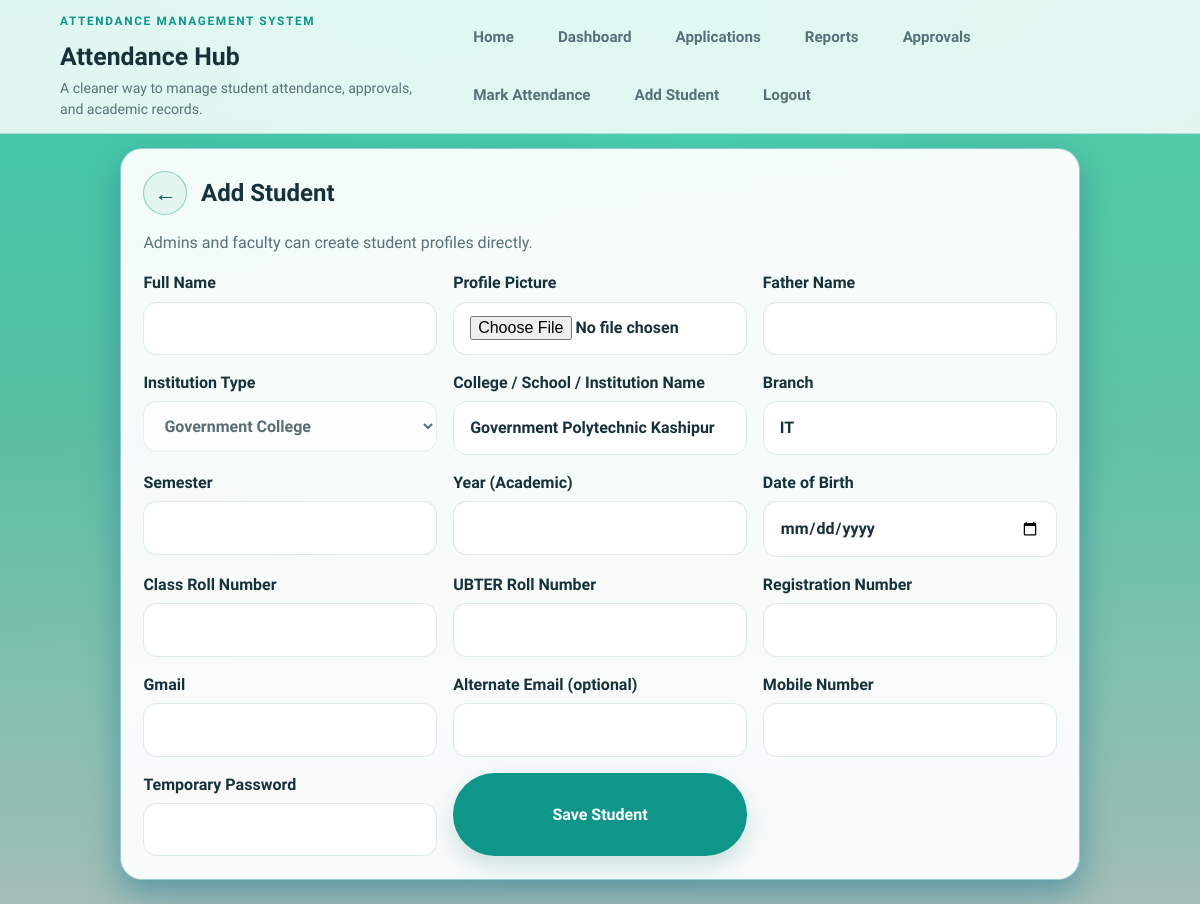
/students/add (signed in), run on the app's committed database.
### tables this page shows
CREATE TABLE "users" (
                id INTEGER PRIMARY KEY AUTOINCREMENT,
                role TEXT NOT NULL CHECK (role IN ('admin', 'faculty', 'student')),
                profile_picture TEXT,
                institution_type TEXT,
                institution_name TEXT,
                class_roll_number TEXT,
                roll_number TEXT UNIQUE,
                registration_number TEXT UNIQUE,
                full_name TEXT NOT NULL,
                father_name TEXT,
                branch TEXT,
                semester TEXT,
                year TEXT,
                dob TEXT,
                mobile_number TEXT,
                gmail TEXT,
                email TEXT,
                password_hash TEXT NOT NULL,
                is_mobile_verified INTEGER NOT NULL DEFAULT 0,
                created_by INTEGER,
                created_at TEXT NOT NULL DEFAULT CURRENT_TIMESTAMP,
                FOREIGN KEY(created_by) REFERENCES users(id)
            );

### attendance_app/routes.py (the view, shortened to what this page needs)
@bp.route("/students/add", methods=["GET", "POST"])
@login_required("admin", "faculty")
def add_student():
    db = get_db()
    return render_template("add_student.html")

### attendance_app/auth.py (called while the page is built)
def current_user():
    user_id = session.get("user_id")
    if not user_id:
        return None
    return get_db().execute("SELECT * FROM users WHERE id = ?", (user_id,)).fetchone()

def login_required(*roles):
    def decorator(view):
        @wraps(view)
        def wrapped(*args, **kwargs):
            user = current_user()
            if user is None:
                flash("Please login first.", "error")
                return redirect(url_for("main.login"))
            if roles and user["role"] not in roles:
                flash("You do not have access to this page.", "error")
                return redirect(url_for("main.dashboard"))
            return view(*args, **kwargs)
        return wrapped
    return decorator

### attendance_app/database.py (called while the page is built)
def postgres_url():
    return (
        current_app.config.get("SUPABASE_DB_URL")
        or current_app.config.get("DATABASE_URL")
        or os.environ.get("SUPABASE_DB_URL")
        or os.environ.get("DATABASE_URL")
        or ""
    ).strip()

def using_postgres():
    url = postgres_url()
    return url.startswith("postgres://") or url.startswith("postgresql://")

def get_db():
    if "db" not in g:
        if using_postgres():
            if psycopg is None:
                raise RuntimeError("psycopg is required when DATABASE_URL or SUPABASE_DB_URL is set.")
            g.db = PostgresConnection(postgres_url())
        else:
            db_path = Path(current_app.root_path).parent / current_app.config["DATABASE"]
            g.db = sqlite3.connect(db_path)
            g.db.row_factory = sqlite3.Row
    return g.db

def init_app(app):
    app.teardown_appcontext(close_db)
    app.config["DB_INITIALIZED"] = False
    app.config["DB_INIT_LOCK"] = Lock()
    @app.before_request
    def ensure_db_initialized():
        if app.config.get("DB_INITIALIZED"):
            return
        with app.config["DB_INIT_LOCK"]:
            if app.config.get("DB_INITIALIZED"):
                return
            init_db()
            app.config["DB_INITIALIZED"] = True

### attendance_app/routes.py (called while the page is built)
def faculty_data_clause(alias):
    return f"{alias}.institution_type = ? AND {alias}.institution_name = ? AND {alias}.branch = ?"

def semester_filter_options():
    return [{"value": value, "label": label} for value, label, _ in YEAR_SEMESTER_FILTERS]

### attendance_app/utils.py (called while the page is built)
def today_iso():
    return date.today().isoformat()

def one_year_ago_iso():
    return (date.today() - timedelta(days=365)).isoformat()

### attendance_app/templates/add_student.html (shortened to what this page needs)
{% extends "base.html" %}
{% block content %}
<section class="card form-card">
    <div class="section-head profile-edit-head">
        <a class="icon-btn" href="{{ url_for('main.dashboard') }}" aria-label="Back to dashboard" title="Back to dashboard">&larr;</a>
        <h2>Add Student</h2>
    </div>
    <p class="muted">Admins and faculty can create student profiles directly.</p>
    <form method="post" enctype="multipart/form-data" class="grid-form">
        <label>Full Name<input type="text" name="full_name" required></label>
        <label>Profile Picture<input type="file" name="profile_picture" accept=".jpg,.jpeg,.png" required></label>
        <label>Father Name<input type="text" name="father_name" required></label>
        <label>
            Institution Type
            <select name="institution_type" id="add-student-institution-type" required {% if current_user and current_user['role'] == 'faculty' %}disabled{% endif %}>
                {% for value, label in institution_options %}
                    <option value="{{ value }}" {% if current_user and current_user['role'] == 'faculty' and current_user['institution_type'] == value %}selected{% endif %}>{{ label }}</option>
                {% endfor %}
            </select>
        </label>
        <label id="add-student-institution-name-group">College / School / Institution Name<input type="text" name="institution_name" id="add-student-institution-name" value="{% if current_user and current_user['role'] == 'faculty' %}{{ current_user['institution_name'] }}{% endif %}" {% if current_user and current_user['role'] == 'faculty' %}readonly{% endif %}></label>
        <label>Branch<input type="text" name="branch" value="{% if current_user and current_user['role'] == 'faculty' %}{{ current_user['branch'] }}{% endif %}" required {% if current_user and current_user['role'] == 'faculty' %}readonly{% endif %}></label>
        <label>Semester<input type="text" name="semester" required></label>
        <label>Year (Academic)<input type="text" name="year" required></label>
        <label>Date of Birth<input type="date" name="dob" required></label>
        <label>Class Roll Number<input type="text" name="class_roll_number" inputmode="numeric" required></label>
        <label>UBTER Roll Number<input type="text" name="roll_number" required></label>
        <label>Registration Number<input type="text" name="registration_number" required></label>
        <label>Gmail<input type="email" name="gmail" required></label>
        <label>Alternate Email (optional)<input type="email" name="email"></label>
        <label>Mobile Number<input type="text" name="mobile_number" maxlength="10" required></label>
        <label>Temporary Password<input type="password" name="password" required></label>
        <button class="btn primary" type="submit">Save Student</button>
    </form>
</section>
{% endblock %}

### attendance_app/static/style.css (style rules this page uses)
:root { --bg: #f4f7f4; --bg-accent: #e7f7f4; --surface: rgba(255, 255, 255, 0.94); --surface-strong: #ffffff; --surface-soft: #edf6f4; --text: #17313a; --muted: #56717a; --primary: #0f968b; --primary-dark: #0a5c56; --primary-soft: #d9f3ef; --accent: #f59e0b; --accent-soft: #fff3dc; --success: #177245; --error: #b42318; --border: rgba(31, 154, 144, 0.471); --shadow: 0 20px 60px rgba(40, 121, 148, 0.475); --shadow-soft: 0 12px 32px rgba(47, 127, 153, 0.638); --radius-xl: 30px; --radius-lg: 22px; --radius-md: 16px; }
* { box-sizing: border-box; }
html { scroll-behavior: smooth; scroll-padding-top: 110px; }
body { margin: 0; min-height: 100vh; overflow-x: hidden; font-family: "Plus Jakarta Sans", "Segoe UI", Tahoma, Geneva, Verdana, sans-serif; line-height: 1.5; color: var(--text); background: radial-gradient(circle at top left, rgba(15, 118, 110, 0.14), transparent 48%), radial-gradient(circle at top right, rgba(139, 104, 45, 0.1), transparent 34%), linear-gradient(180deg, #43d8b3 0%, #5fc3a6 48%, #8daea6cf 100%); }
a { color: inherit; text-decoration: none; }
h1, h2, h3, p { overflow-wrap: anywhere; }
.card { background: var(--surface); border: 1px solid var(--border); border-radius: var(--radius-lg); padding: 1.4rem; box-shadow: var(--shadow-soft); transition: transform 0.24s ease, box-shadow 0.24s ease, border-color 0.24s ease; }
.lead, .muted { color: var(--muted); }
.btn, .animated-btn { display: inline-flex; align-items: center; justify-content: center; border: 0; cursor: pointer; font: inherit; font-weight: 800; transition: transform 0.2s ease, box-shadow 0.2s ease, background 0.2s ease, color 0.2s ease; }
.btn { border-radius: 999px; padding: 0.88rem 1.25rem; }
.btn.primary { color: #fff; background: var(--primary); box-shadow: 0 10px 24px rgba(15, 118, 110, 0.2); }
.icon-btn { display: inline-flex; width: 44px; height: 44px; flex: 0 0 44px; align-items: center; justify-content: center; border: 1px solid rgba(17, 154, 143, 0.42); border-radius: 50%; color: var(--primary-dark); background: rgba(147, 218, 186, 0.19); font-size: 1.4rem; font-weight: 800; line-height: 1; transition: background 0.2s ease, color 0.2s ease, box-shadow 0.2s ease; }
.actions, .inline-form, .section-head { display: flex; flex-wrap: wrap; gap: 0.8rem; align-items: center; justify-content: center; }
.section-head { justify-content: space-between; }
.section-head h2, .section-head h3 { margin-top: 0; margin-bottom: 0; }
.profile-edit-head { justify-content: flex-start; align-items: center; gap: 0.85rem; }
.profile-edit-head h2 { margin-right: 0; }
.form-card { max-width: 960px; margin: 0 auto; }
.grid-form { display: grid; grid-template-columns: repeat(auto-fit, minmax(220px, 1fr)); gap: 1rem; }
label { display: flex; flex-direction: column; gap: 0.4rem; font-weight: 700; }
input, select, textarea, button { font: inherit; }
input, select, textarea { width: 100%; border: 1px solid rgba(15, 118, 110, 0.14); border-radius: 14px; padding: 0.86rem 1rem; color: var(--text); background: rgba(255, 255, 255, 0.95); transition: transform 0.2s ease, border-color 0.2s ease, box-shadow 0.2s ease, background 0.2s ease; }

### data on the page
users: institution_type "Government College", institution_name "Government Polytechnic Kashipur", branch "IT"
